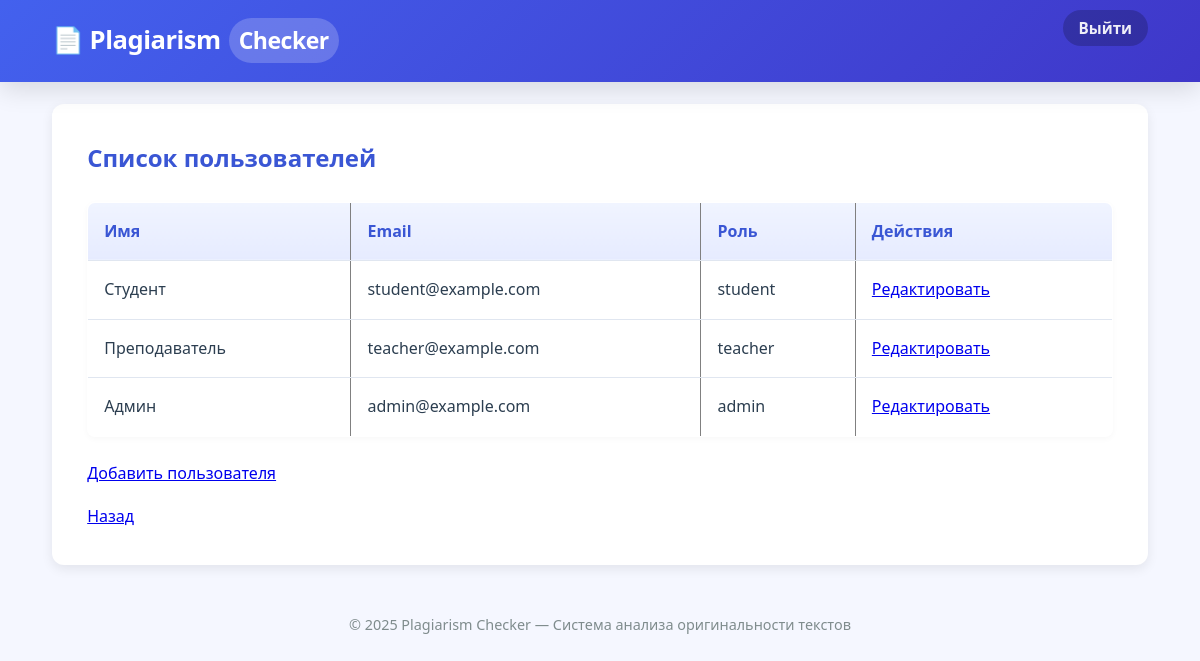
Before: /admin/user_list (signed in) with the older database file.
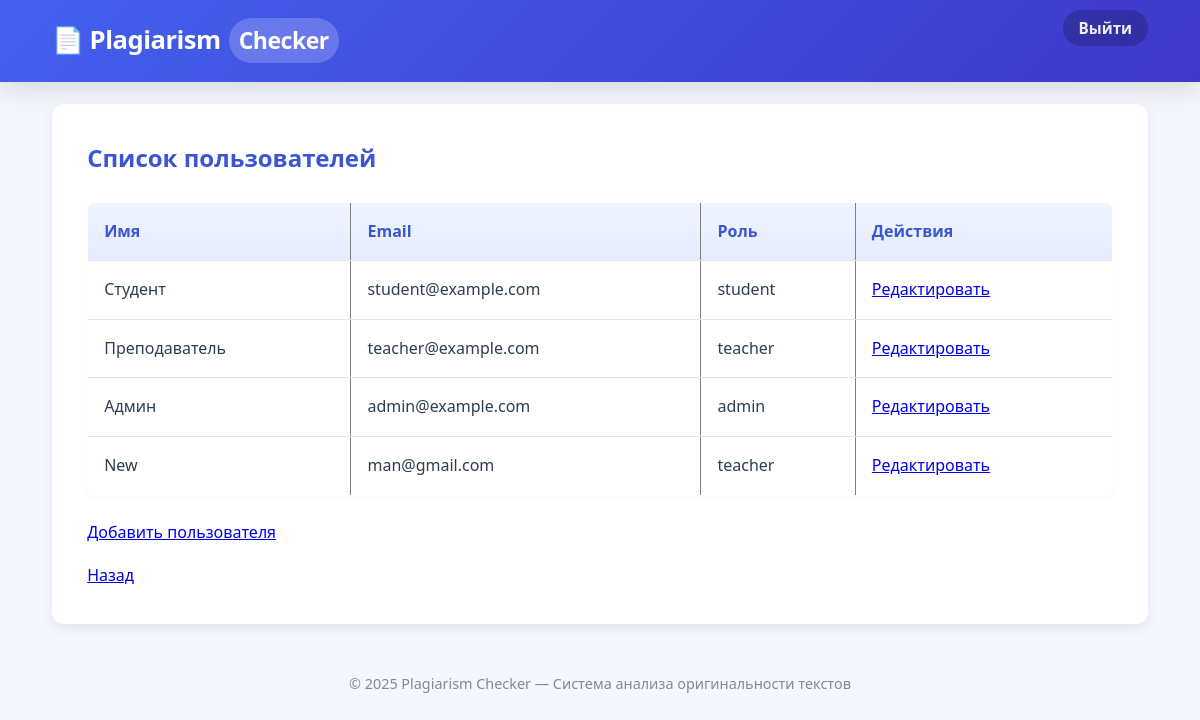
After: the same page with the newer database file.
### app/models.py (models this page shows)
class User(UserMixin, db.Model):
    __tablename__ = 'users'
    id = db.Column(db.Integer, primary_key=True)
    name = db.Column(db.String(100), nullable=False)
    email = db.Column(db.String(120), unique=True, nullable=False)
    role = db.Column(db.String(20), nullable=False)
    password_hash = db.Column(db.String(128), nullable=False)
    documents = db.relationship('SourceDocument', back_populates='user')
    reports = db.relationship('Report', back_populates='user')

### app/admin/routes.py (the view)
@bp.route('/user_list')
@login_required
def user_list():
    users = get_all_users()
    return render_template('admin/user_list.html', users=users)

### app/admin/services.py (called while the page is built)
def get_all_users():
    return User.query.all()

### app/models.py (called while the page is built)
@login_manager.user_loader
def load_user(user_id):
    return User.query.get(int(user_id))

### app/templates/admin/user_list.html
{% extends "base.html" %}
{% block content %}
<h2>Список пользователей</h2>
{% if users %}
  <table border="1">
    <tr><th>Имя</th><th>Email</th><th>Роль</th><th>Действия</th></tr>
    {% for u in users %}
      <tr>
        <td>{{ u.name }}</td>
        <td>{{ u.email }}</td>
        <td>{{ u.role }}</td>
        <td>
          <a href="{{ url_for('admin.edit_user', user_id=u.id) }}">Редактировать</a>
        </td>
      </tr>
    {% endfor %}
  </table>
  <p><a href="{{ url_for('admin.add_user') }}">Добавить пользователя</a></p>
{% else %}
  <p>Нет пользователей</p>
{% endif %}
<a href="{{ url_for('admin.user_management') }}">Назад</a>
{% endblock %}

Changed rows visible on the page:
added User: name "New", email "man@gmail.com", role "teacher"
